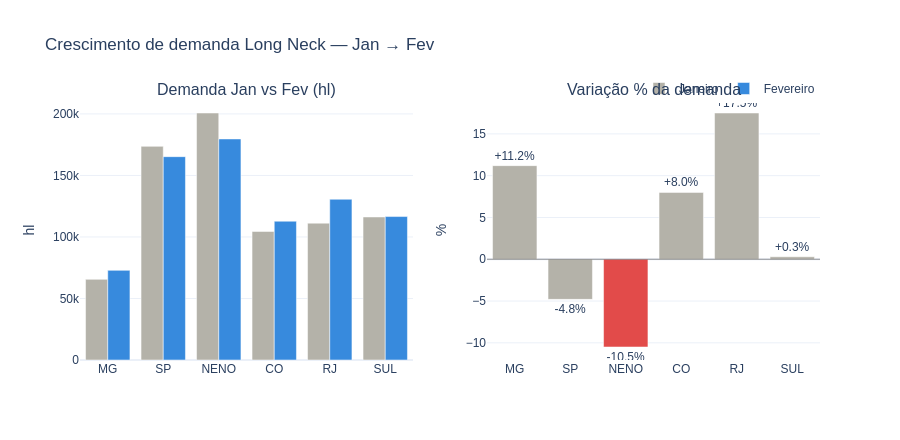
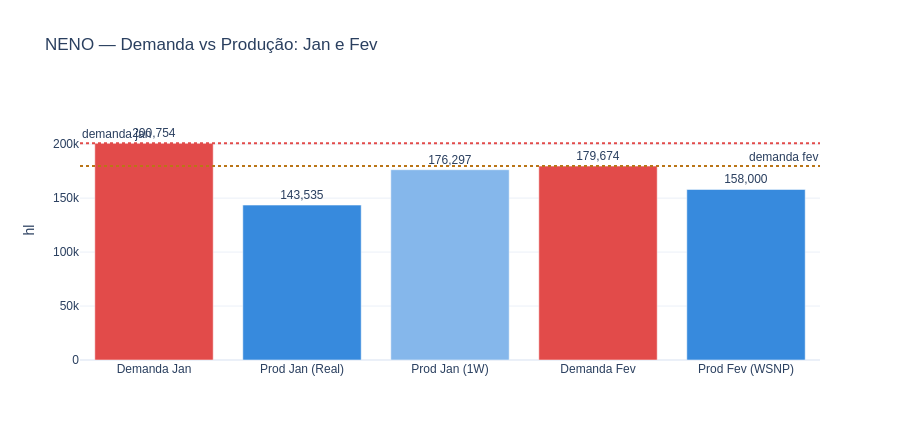
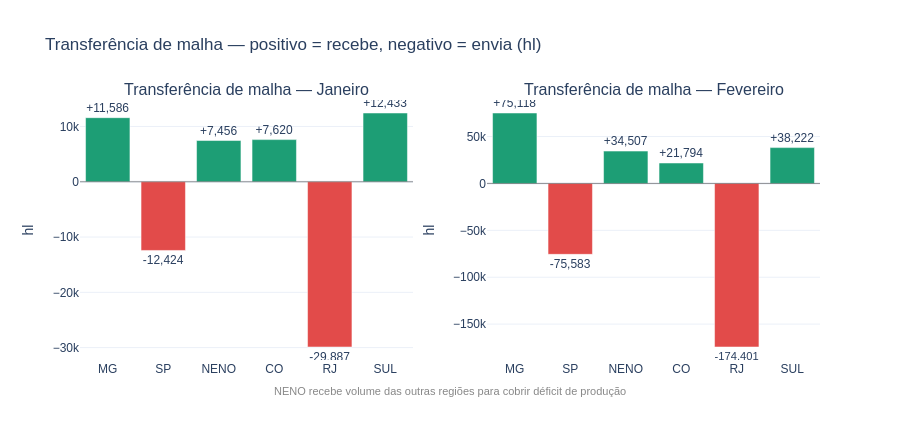
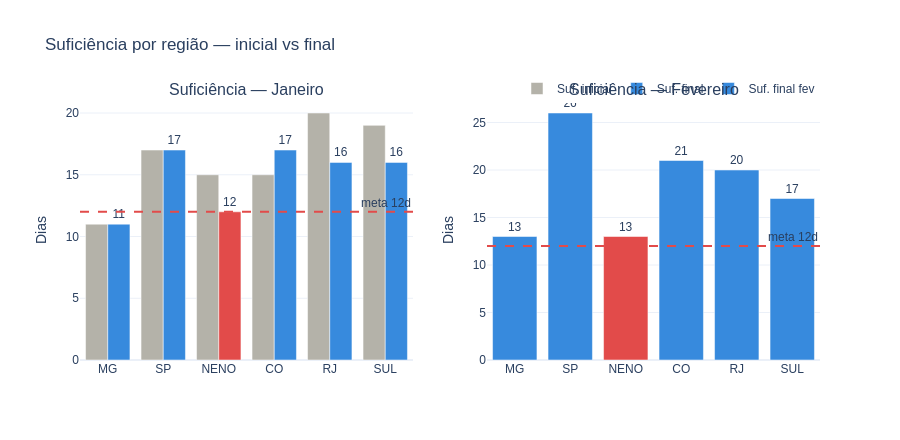

Write notebook code for charts like these, in order.
### Markdown cell above
## Analise do cenario TT LN brasil

### Code cell
import plotly.graph_objects as go
from plotly.subplots import make_subplots
import pandas as pd
import numpy as np

# ── Dados da tabela ───────────────────────────────────────────────────────────
regioes = ["MG", "SP", "NENO", "CO", "RJ", "SUL"]

jan = {
    "demanda":   [65538, 173637, 200754, 104493, 111219, 116261],
    "prod_real": [0,     256624, 143535, 100103, 267015, 81343],
    "prod_1w":   [0,     238579, 176297, 99590,  339790, 104891],
    "ei":        [28580, 114473, 136190, 61952,  84834,  86758],
    "suf_ini":   [11,    17,     15,     15,     20,     19],
    "transf":    [11586, -12424, 7456,   7620,  -29887,  12433],
    "efm":       [32771, 120086, 86427,  81962,  87765,  77470],
    "suf_f":     [11,    17,     12,     17,     16,     16],
}

fev = {
    "demanda":   [72849,  165262, 179674, 112802, 130649, 116585],
    "wsnp":      [0,      253602, 158000, 87686,  288283, 77748],
    "transf":    [75118,  -75583, 34507,  21794, -174401, 38222],
    "efm":       [35041,  132843, 99260,  78639,  70998,  76855],
    "suf_f":     [13,     26,     13,     21,     20,     17],
}

df_jan = pd.DataFrame(jan, index=regioes)
df_fev = pd.DataFrame(fev, index=regioes)

NENO_COLOR  = "#E24B4A"
OTHER_COLOR = "#B4B2A9"
BLUE        = "#378ADD"
GREEN       = "#1D9E75"
AMBER       = "#BA7517"
LAYOUT      = dict(template="plotly_white", font=dict(family="Arial", size=12))

def bar_color(regs, destaque="NENO", c1=NENO_COLOR, c2=OTHER_COLOR):
    return [c1 if r==destaque else c2 for r in regs]

# ── 1. Crescimento de demanda Jan→Fev ────────────────────────────────────────
delta_dem = [fev["demanda"][i] - jan["demanda"][i] for i in range(len(regioes))]
pct_dem   = [round((fev["demanda"][i]/jan["demanda"][i]-1)*100,1) for i in range(len(regioes))]

fig1 = make_subplots(rows=1, cols=2,
                     subplot_titles=["Demanda Jan vs Fev (hl)", "Variação % da demanda"])

fig1.add_trace(go.Bar(name="Janeiro", x=regioes, y=jan["demanda"],
                      marker_color=OTHER_COLOR, showlegend=True), row=1, col=1)
fig1.add_trace(go.Bar(name="Fevereiro", x=regioes, y=fev["demanda"],
                      marker_color=BLUE, showlegend=True), row=1, col=1)
fig1.add_trace(go.Bar(name="Variação %", x=regioes, y=pct_dem,
                      marker_color=bar_color(regioes),
                      text=[f"{v:+.1f}%" for v in pct_dem],
                      textposition="outside", showlegend=False), row=1, col=2)
fig1.add_hline(y=0, line_color="#333", line_width=0.5, row=1, col=2)

fig1.update_layout(**LAYOUT, title="Crescimento de demanda Long Neck — Jan → Fev",
                   barmode="group", height=440,
                   legend=dict(orientation="h", y=1.1, x=1, xanchor="right"))
fig1.update_yaxes(title_text="hl", row=1, col=1)
fig1.update_yaxes(title_text="%", row=1, col=2)
fig1.show()

# ── 2. NENO em foco: demanda vs produção Jan e Fev ───────────────────────────
fig2 = go.Figure()
categorias = ["Demanda Jan","Prod Jan (Real)","Prod Jan (1W)","Demanda Fev","Prod Fev (WSNP)"]
valores    = [jan["demanda"][2], jan["prod_real"][2], jan["prod_1w"][2],
              fev["demanda"][2], fev["wsnp"][2]]
cores      = [NENO_COLOR, BLUE, "#85B7EB", NENO_COLOR, BLUE]

fig2.add_trace(go.Bar(x=categorias, y=valores, marker_color=cores,
                      text=[f"{v:,.0f}" for v in valores], textposition="outside"))
fig2.add_hline(y=jan["demanda"][2], line_dash="dot", line_color=NENO_COLOR,
               annotation_text="demanda jan", annotation_position="top left")
fig2.add_hline(y=fev["demanda"][2], line_dash="dot", line_color=AMBER,
               annotation_text="demanda fev", annotation_position="top right")
fig2.update_layout(**LAYOUT, title="NENO — Demanda vs Produção: Jan e Fev",
                   height=440, yaxis_title="hl", showlegend=False,
                   yaxis_range=[0, max(valores)*1.2])
fig2.show()

# ── 3. Déficit de transferência de malha ─────────────────────────────────────
fig3 = make_subplots(rows=1, cols=2,
                     subplot_titles=["Transferência de malha — Janeiro",
                                     "Transferência de malha — Fevereiro"])
for col, (transf, titulo) in enumerate([(jan["transf"], "jan"), (fev["transf"], "fev")], start=1):
    cores = [GREEN if v>=0 else NENO_COLOR for v in transf]
    fig3.add_trace(go.Bar(
        x=regioes, y=transf,
        marker_color=cores,
        text=[f"{v:+,.0f}" for v in transf],
        textposition="outside",
        showlegend=False
    ), row=1, col=col)
    fig3.add_hline(y=0, line_color="#333", line_width=0.5, row=1, col=col)

fig3.update_layout(**LAYOUT,
                   title="Transferência de malha — positivo = recebe, negativo = envia (hl)",
                   height=440)
fig3.update_yaxes(title_text="hl")
fig3.add_annotation(text="NENO recebe volume das outras regiões para cobrir déficit de produção",
                    xref="paper", yref="paper", x=0.5, y=-0.15,
                    showarrow=False, font=dict(size=11, color="#888"), xanchor="center")
fig3.show()

# ── 4. Suficiência inicial vs final por região ───────────────────────────────
fig4 = make_subplots(rows=1, cols=2,
                     subplot_titles=["Suficiência — Janeiro", "Suficiência — Fevereiro"])

for col, (suf_i, suf_f, titulo) in enumerate([
    (jan["suf_ini"], jan["suf_f"], "jan"),
    ([None]*6,       fev["suf_f"], "fev")
], start=1):
    if col == 1:
        fig4.add_trace(go.Bar(name="Suf. inicial", x=regioes, y=suf_i,
                              marker_color="#B4B2A9", showlegend=True), row=1, col=col)
    fig4.add_trace(go.Bar(name="Suf. final" if col==1 else "Suf. final fev",
                          x=regioes, y=suf_f,
                          marker_color=bar_color(regioes, c1=NENO_COLOR, c2=BLUE),
                          text=suf_f, textposition="outside",
                          showlegend=True), row=1, col=col)
    fig4.add_hline(y=12, line_dash="dash", line_color=NENO_COLOR,
                   annotation_text="meta 12d", annotation_position="top right",
                   row=1, col=col)

fig4.update_layout(**LAYOUT, title="Suficiência por região — inicial vs final",
                   barmode="group", height=440,
                   legend=dict(orientation="h", y=1.1, x=1, xanchor="right"))
fig4.update_yaxes(title_text="Dias")
fig4.show()

# ── 5. Estoque final vs meta (waterfall NENO) ────────────────────────────────
# Decompõe o EFM do NENO em Jan: EI + Prod + Transf - Demanda
ei_neno   = jan["ei"][2]
prod_neno = jan["prod_real"][2]
trf_neno  = jan["transf"][2]
dem_neno  = jan["demanda"][2]
ef_neno   = jan["efm"][2]
meta_neno = 12 * (fev["demanda"][2] / 30)

fig5 = go.Figure(go.Waterfall(
    name="Composição EFM NENO — Janeiro",
    orientation="v",
    measure=["absolute","relative","relative","relative","total"],
    x=["Estoque Inicial","(+) Produção","(+) Recebimento malha","(–) Demanda","Estoque Final"],
    y=[ei_neno, prod_neno, trf_neno, -dem_neno, None],
    text=[f"{v:,.0f}" for v in [ei_neno, prod_neno, trf_neno, -dem_neno, ef_neno]],
    textposition="outside",
    connector=dict(line=dict(color="#ccc", width=1)),
    increasing=dict(marker=dict(color=GREEN)),
    decreasing=dict(marker=dict(color=NENO_COLOR)),
    totals=dict(marker=dict(color=BLUE)),
))
fig5.add_hline(y=meta_neno, line_dash="dash", line_color=AMBER,
               annotation_text=f"meta estoque ({meta_neno:,.0f} hl = 12d)",
               annotation_position="top right")
fig5.update_layout(**LAYOUT,
                   title="Waterfall — Composição do estoque final NENO em Janeiro",
                   height=480, yaxis_title="hl", showlegend=False)
fig5.show()

# ── 6. Ranking deficit: quem mais pressiona o sistema ────────────────────────
pressao_jan = [jan["demanda"][i] - jan["prod_real"][i] for i in range(len(regioes))]
pressao_fev = [fev["demanda"][i] - fev["wsnp"][i]     for i in range(len(regioes))]

fig6 = make_subplots(rows=1, cols=2,
                     subplot_titles=["Déficit produção vs demanda — Jan",
                                     "Déficit produção vs demanda — Fev"])
for col, pressao in enumerate([pressao_jan, pressao_fev], start=1):
    cores = [NENO_COLOR if v>0 else GREEN for v in pressao]
    fig6.add_trace(go.Bar(
        x=regioes, y=pressao,
        marker_color=cores,
        text=[f"{v:+,.0f}" for v in pressao],
        textposition="outside",
        showlegend=False
    ), row=1, col=col)
    fig6.add_hline(y=0, line_color="#333", line_width=0.8, row=1, col=col)

fig6.update_layout(**LAYOUT,
                   title="Déficit regional — Demanda menos Produção (hl) · positivo = deficit",
                   height=440)
fig6.update_yaxes(title_text="hl")
fig6.show()

### Figure 1 — Plotly figure (JSON) as saved in the notebook; plotly's stock layout.template omitted (floating-point values rounded to 4 significant figures)
{"data": [{"marker": {"color": "#B4B2A9"}, "name": "Janeiro", "showlegend": true, "type": "bar", "x": ["MG", "SP", "NENO", "CO", "RJ", "SUL"], "xaxis": "x", "y": [65538, 173637, 200754, 104493, 111219, 116261], "yaxis": "y"}, {"marker": {"color": "#378ADD"}, "name": "Fevereiro", "showlegend": true, "type": "bar", "x": ["MG", "SP", "NENO", "CO", "RJ", "SUL"], "xaxis": "x", "y": [72849, 165262, 179674, 112802, 130649, 116585], "yaxis": "y"}, {"marker": {"color": ["#B4B2A9", "#B4B2A9", "#E24B4A", "#B4B2A9", "#B4B2A9", "#B4B2A9"]}, "name": "Variação %", "showlegend": false, "text": ["+11.2%", "-4.8%", "-10.5%", "+8.0%", "+17.5%", "+0.3%"], "textposition": "outside", "type": "bar", "x": ["MG", "SP", "NENO", "CO", "RJ", "SUL"], "xaxis": "x2", "y": [11.2, -4.8, -10.5, 8, 17.5, 0.3], "yaxis": "y2"}], "layout": {"annotations": [{"font": {"size": 16}, "showarrow": false, "text": "Demanda Jan vs Fev (hl)", "x": 0.225, "xanchor": "center", "xref": "paper", "y": 1, "yanchor": "bottom", "yref": "paper"}, {"font": {"size": 16}, "showarrow": false, "text": "Variação % da demanda", "x": 0.775, "xanchor": "center", "xref": "paper", "y": 1, "yanchor": "bottom", "yref": "paper"}], "barmode": "group", "font": {"family": "Arial", "size": 12}, "height": 440, "legend": {"orientation": "h", "x": 1, "xanchor": "right", "y": 1.1}, "shapes": [{"line": {"color": "#333", "width": 0.5}, "type": "line", "x0": 0, "x1": 1, "xref": "x2 domain", "y0": 0, "y1": 0, "yref": "y2"}], "title": {"text": "Crescimento de demanda Long Neck — Jan → Fev"}, "xaxis": {"anchor": "y", "domain": [0, 0.45]}, "xaxis2": {"anchor": "y2", "domain": [0.55, 1]}, "yaxis": {"anchor": "x", "domain": [0, 1], "title": {"text": "hl"}}, "yaxis2": {"anchor": "x2", "domain": [0, 1], "title": {"text": "%"}}}}

### Figure 2 — Plotly figure (JSON) as saved in the notebook; plotly's stock layout.template omitted (floating-point values rounded to 4 significant figures)
{"data": [{"marker": {"color": ["#E24B4A", "#378ADD", "#85B7EB", "#E24B4A", "#378ADD"]}, "text": ["200,754", "143,535", "176,297", "179,674", "158,000"], "textposition": "outside", "type": "bar", "x": ["Demanda Jan", "Prod Jan (Real)", "Prod Jan (1W)", "Demanda Fev", "Prod Fev (WSNP)"], "y": [200754, 143535, 176297, 179674, 158000]}], "layout": {"annotations": [{"showarrow": false, "text": "demanda jan", "x": 0, "xanchor": "left", "xref": "x domain", "y": 200754, "yanchor": "bottom", "yref": "y"}, {"showarrow": false, "text": "demanda fev", "x": 1, "xanchor": "right", "xref": "x domain", "y": 179674, "yanchor": "bottom", "yref": "y"}], "font": {"family": "Arial", "size": 12}, "height": 440, "shapes": [{"line": {"color": "#E24B4A", "dash": "dot"}, "type": "line", "x0": 0, "x1": 1, "xref": "x domain", "y0": 200754, "y1": 200754, "yref": "y"}, {"line": {"color": "#BA7517", "dash": "dot"}, "type": "line", "x0": 0, "x1": 1, "xref": "x domain", "y0": 179674, "y1": 179674, "yref": "y"}], "showlegend": false, "title": {"text": "NENO — Demanda vs Produção: Jan e Fev"}, "yaxis": {"range": [0, 240900.0], "title": {"text": "hl"}}}}

### Figure 3 — Plotly figure (JSON) as saved in the notebook; plotly's stock layout.template omitted (floating-point values rounded to 4 significant figures)
{"data": [{"marker": {"color": ["#1D9E75", "#E24B4A", "#1D9E75", "#1D9E75", "#E24B4A", "#1D9E75"]}, "showlegend": false, "text": ["+11,586", "-12,424", "+7,456", "+7,620", "-29,887", "+12,433"], "textposition": "outside", "type": "bar", "x": ["MG", "SP", "NENO", "CO", "RJ", "SUL"], "xaxis": "x", "y": [11586, -12424, 7456, 7620, -29887, 12433], "yaxis": "y"}, {"marker": {"color": ["#1D9E75", "#E24B4A", "#1D9E75", "#1D9E75", "#E24B4A", "#1D9E75"]}, "showlegend": false, "text": ["+75,118", "-75,583", "+34,507", "+21,794", "-174,401", "+38,222"], "textposition": "outside", "type": "bar", "x": ["MG", "SP", "NENO", "CO", "RJ", "SUL"], "xaxis": "x2", "y": [75118, -75583, 34507, 21794, -174401, 38222], "yaxis": "y2"}], "layout": {"annotations": [{"font": {"size": 16}, "showarrow": false, "text": "Transferência de malha — Janeiro", "x": 0.225, "xanchor": "center", "xref": "paper", "y": 1, "yanchor": "bottom", "yref": "paper"}, {"font": {"size": 16}, "showarrow": false, "text": "Transferência de malha — Fevereiro", "x": 0.775, "xanchor": "center", "xref": "paper", "y": 1, "yanchor": "bottom", "yref": "paper"}, {"font": {"color": "#888", "size": 11}, "showarrow": false, "text": "NENO recebe volume das outras regiões para cobrir déficit de produção", "x": 0.5, "xanchor": "center", "xref": "paper", "y": -0.15, "yref": "paper"}], "font": {"family": "Arial", "size": 12}, "height": 440, "shapes": [{"line": {"color": "#333", "width": 0.5}, "type": "line", "x0": 0, "x1": 1, "xref": "x domain", "y0": 0, "y1": 0, "yref": "y"}, {"line": {"color": "#333", "width": 0.5}, "type": "line", "x0": 0, "x1": 1, "xref": "x2 domain", "y0": 0, "y1": 0, "yref": "y2"}], "title": {"text": "Transferência de malha — positivo = recebe, negativo = envia (hl)"}, "xaxis": {"anchor": "y", "domain": [0, 0.45]}, "xaxis2": {"anchor": "y2", "domain": [0.55, 1]}, "yaxis": {"anchor": "x", "domain": [0, 1], "title": {"text": "hl"}}, "yaxis2": {"anchor": "x2", "domain": [0, 1], "title": {"text": "hl"}}}}

### Figure 4 — Plotly figure (JSON) as saved in the notebook; plotly's stock layout.template omitted (floating-point values rounded to 4 significant figures)
{"data": [{"marker": {"color": "#B4B2A9"}, "name": "Suf. inicial", "showlegend": true, "type": "bar", "x": ["MG", "SP", "NENO", "CO", "RJ", "SUL"], "xaxis": "x", "y": [11, 17, 15, 15, 20, 19], "yaxis": "y"}, {"marker": {"color": ["#378ADD", "#378ADD", "#E24B4A", "#378ADD", "#378ADD", "#378ADD"]}, "name": "Suf. final", "showlegend": true, "text": ["11", "17", "12", "17", "16", "16"], "textposition": "outside", "type": "bar", "x": ["MG", "SP", "NENO", "CO", "RJ", "SUL"], "xaxis": "x", "y": [11, 17, 12, 17, 16, 16], "yaxis": "y"}, {"marker": {"color": ["#378ADD", "#378ADD", "#E24B4A", "#378ADD", "#378ADD", "#378ADD"]}, "name": "Suf. final fev", "showlegend": true, "text": ["13", "26", "13", "21", "20", "17"], "textposition": "outside", "type": "bar", "x": ["MG", "SP", "NENO", "CO", "RJ", "SUL"], "xaxis": "x2", "y": [13, 26, 13, 21, 20, 17], "yaxis": "y2"}], "layout": {"annotations": [{"font": {"size": 16}, "showarrow": false, "text": "Suficiência — Janeiro", "x": 0.225, "xanchor": "center", "xref": "paper", "y": 1, "yanchor": "bottom", "yref": "paper"}, {"font": {"size": 16}, "showarrow": false, "text": "Suficiência — Fevereiro", "x": 0.775, "xanchor": "center", "xref": "paper", "y": 1, "yanchor": "bottom", "yref": "paper"}, {"showarrow": false, "text": "meta 12d", "x": 1, "xanchor": "right", "xref": "x domain", "y": 12, "yanchor": "bottom", "yref": "y"}, {"showarrow": false, "text": "meta 12d", "x": 1, "xanchor": "right", "xref": "x2 domain", "y": 12, "yanchor": "bottom", "yref": "y2"}], "barmode": "group", "font": {"family": "Arial", "size": 12}, "height": 440, "legend": {"orientation": "h", "x": 1, "xanchor": "right", "y": 1.1}, "shapes": [{"line": {"color": "#E24B4A", "dash": "dash"}, "type": "line", "x0": 0, "x1": 1, "xref": "x domain", "y0": 12, "y1": 12, "yref": "y"}, {"line": {"color": "#E24B4A", "dash": "dash"}, "type": "line", "x0": 0, "x1": 1, "xref": "x2 domain", "y0": 12, "y1": 12, "yref": "y2"}], "title": {"text": "Suficiência por região — inicial vs final"}, "xaxis": {"anchor": "y", "domain": [0, 0.45]}, "xaxis2": {"anchor": "y2", "domain": [0.55, 1]}, "yaxis": {"anchor": "x", "domain": [0, 1], "title": {"text": "Dias"}}, "yaxis2": {"anchor": "x2", "domain": [0, 1], "title": {"text": "Dias"}}}}
